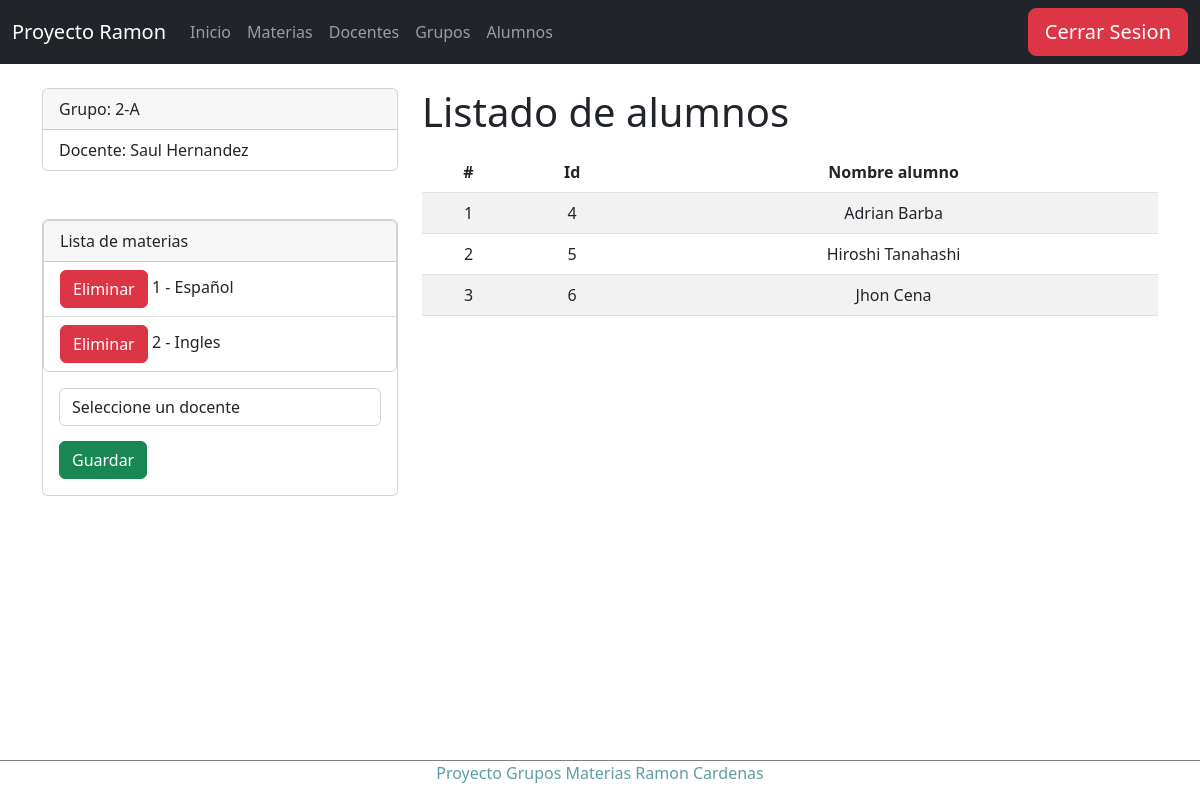
The app's page /detalleGrupo/2 (signed in) with its own data.
### Apps/Horario/models.py (models this page shows, shortened)
class Grupo(models.Model):
    idGrupo=models.CharField(primary_key=True,max_length=6)
    nombreGrupo=models.CharField(max_length=50)
    idDocente=models.ForeignKey(Docente, on_delete=models.SET_NULL,null=True,default=0, unique=True)

class Docente(models.Model):
    idDocente=models.CharField(primary_key=True,max_length=6)
    nombreDocente=models.CharField(max_length=50)
    apellidoDocente=models.CharField(max_length=50)

class GrupoMateria(models.Model):
    class Meta:
        unique_together = (('idGrupo', 'idMateria'),)
    idGrupo=models.ForeignKey(Grupo, on_delete=models.CASCADE)
    idMateria=models.ForeignKey(Materia, on_delete=models.CASCADE)

class Materia(models.Model):
    idMateria=models.CharField(primary_key=True,max_length=6)
    nombreMateria=models.CharField(max_length=50)
    creditosMateria=models.PositiveSmallIntegerField()

class Alumno(models.Model):
    idAlumno=models.CharField(primary_key=True,max_length=6)
    nombreAlumno=models.CharField(max_length=50)
    apellidoAlumno=models.CharField(max_length=50)
    idGrupo=models.ForeignKey(Grupo, on_delete=models.SET_NULL,null=True)

### Apps/Horario/views.py (the view)
# urls.py: path('detalleGrupo/<idGrupo>', views.detalleGrupo),
@login_required
def detalleGrupo(request, idGrupo):
    grupo = Grupo.objects.get(idGrupo=idGrupo)
    alumnos = Alumno.objects.filter(idGrupo=idGrupo)
    materias = Materia.objects.all()
    grupoMaterias = GrupoMateria.objects.filter(idGrupo=idGrupo)
    contador = GrupoMateria.objects.filter(idGrupo=idGrupo).count()
    return render(request, "grupos/detalleGrupo.html", {"grupo":grupo,"alumnos":alumnos,"materias":materias,"grupoMaterias":grupoMaterias,"contador":contador})

### Apps/Horario/templates/grupos/detalleGrupo.html (shortened to what this page needs)
{% extends "../base.html" %}
{% block body %}
<div class="row">
    <div class="col-sm-12 col-md-6 col-lg-4 col-xl-4">
        <div class="card">
            <div class="card-header">
              Grupo: {{grupo.nombreGrupo}}
            </div>
            <ul class="list-group list-group-flush">
              <li class="list-group-item">Docente: {{grupo.idDocente.nombreDocente}} {{grupo.idDocente.apellidoDocente}}</li>
            </ul>
        </div>
        <br><br>
        <div class="card">
            <div class="card">
                <div class="card-header">
                    Lista de materias
                </div>
                <ul class="list-group list-group-flush">
                    {% for gm in grupoMaterias %}
                        <li class="list-group-item"><a href="eliminarGrupo/{{g.idGrupo}}" class="btn btn-danger btnEliminacion">Eliminar</a>  {{gm.idMateria.idMateria}} - {{gm.idMateria.nombreMateria}}</li>
                    {% endfor %}
                </ul>
            </div>
            {% if contador < 3 %}
            <div class="card-body">
                <form action="/registrarGrupo/" method="POST">{% csrf_token %}
                    <div class="form-group">
                        <select id="idDocente" name="idDocente" class="form-control" required>
                            <option value="-1" disabled selected>Seleccione un docente</option>
                        </select>
                    </div>
                    <div class="form-group">
                        <button type="submit" class="btn btn-success btn-block text-white">Guardar</button>
                    </div>
                </form>
            </div>
            {% endif %}
        </div>
    </div>
    <div class="col-sm-12 col-md-6 col-lg-8 col-xl-8">
        <h1>Listado de alumnos</h1>
        <div class="table-responsive py-2">
            <table class="table table-striped">
                <thead>
                    <tr>
                        <th>#</th>
                        <th>Id</th>
                        <th>Nombre alumno</th>
                    </tr>
                </thead>
                <tbody>
                    {% for a in alumnos %}
                    <tr>
                        <td>{{forloop.counter}}</td>
                        <td>{{a.idAlumno}}</td>
                        <td>{{a.nombreAlumno}} {{a.apellidoAlumno}}</td>
                    </tr>
                    {% endfor %}
                </tbody>
            </table>
        </div>
    </div>
</div>
{% endblock %}

### Apps/Horario/templates/base.html (style rules this page uses)
th, td { text-align: center; vertical-align: middle; }
.form-control { margin-bottom: 15px !important; }

### records on screen
Grupo: nombreGrupo "2-A", idDocente.nombreDocente "Saul", idDocente.apellidoDocente "Hernandez"
GrupoMateria: idMateria.idMateria "1", idMateria.nombreMateria "Español"
GrupoMateria: idMateria.idMateria "2", idMateria.nombreMateria "Ingles"
Alumno: idAlumno "4", nombreAlumno "Adrian", apellidoAlumno "Barba"
Alumno: idAlumno "5", nombreAlumno "Hiroshi", apellidoAlumno "Tanahashi"
Alumno: idAlumno "6", nombreAlumno "Jhon", apellidoAlumno "Cena"
